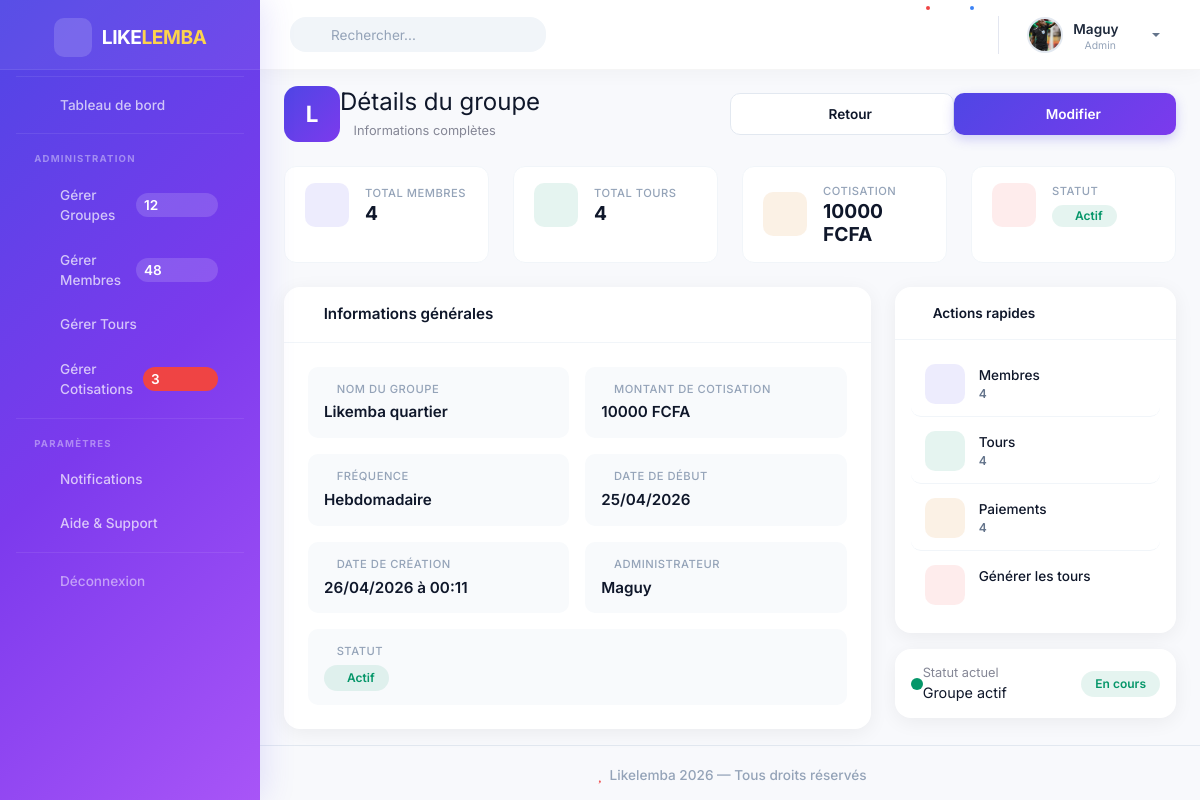
The page /groupes/7/ (signed in) on the database its author committed.
### authentification/models.py (models this page shows)
class Utilisateur(AbstractUser):
    telephone = models.CharField(max_length=20)
    ROLE_CHOICES = [
        ('ADMIN', 'Admin'),
        ('MEMBRE', 'Membre')
    ]
    role = models.CharField(max_length=10, choices=ROLE_CHOICES)
    photo = models.ImageField(upload_to='profiles/', null=True, blank=True)
    is_verified = models.BooleanField(default=False)

### likelemba_app/models.py (models this page shows, shortened)
class Groupe(models.Model):
    FREQUENCE_CHOICES = [
        ('QUOTIDIEN', 'Quotidien'),
        ('HEBDOMADAIRE', 'Hebdomadaire'),
        ('MENSUEL', 'Mensuel'),
        ('ANNUEL', 'Annuel')
    ]
    STATUT_CHOICES = [
        ('ACTIF', 'Actif'),
        ('TERMINE', 'Terminé')
    ]
    nom = models.CharField(max_length=100)
    montant_cotisation = models.DecimalField(
        max_digits=10,
        decimal_places=2
    )
    frequence = models.CharField(max_length=20, choices=FREQUENCE_CHOICES)
    date_debut = models.DateField()
    statut = models.CharField(max_length=20, choices = STATUT_CHOICES, default='ACTIF')
    date_creation = models.DateTimeField(auto_now_add=True, null=True)
    admin = models.ForeignKey(
        Utilisateur,
        on_delete=models.CASCADE
    )

### likelemba_app/views.py (the view)
# urls.py: path('groupes/<int:id>/', detail_groupe, name='detail_groupe'),
@login_required(login_url="login")
def detail_groupe(request, id):
    groupe = get_object_or_404(Groupe, id=id, admin=request.user)
    total_membres = MembreGroupe.objects.filter(groupe=groupe).count()
    total_tours = Tour.objects.filter(groupe=groupe).count()
    total_paiements = Paiement.objects.filter(membre__groupe=groupe).count()
    return render(request, 'groupes/detail_groupe.html', {
        'groupe': groupe,
        'total_membres': total_membres,
        'total_tours': total_tours,
        'total_paiements': total_paiements,
    })

### likelemba/templates/groupes/detail_groupe.html (shortened to what this page needs)
{% extends 'base.html' %}
{% load static %}
{% block content %}
<div class="page-header mb-3 mb-md-4">
    <div class="d-flex flex-column flex-md-row justify-content-between align-items-start align-items-md-center gap-3">
        <div class="d-flex align-items-center gap-3 w-100 w-md-auto">
            <div class="group-avatar-large" style="background: linear-gradient(135deg, #4f46e5, #7c3aed); flex-shrink: 0;">
                {{ groupe.nom|make_list|first|upper }}
            </div>
            <div class="min-width-0">
                <h1 class="h4 h-md-3 mb-1 fw-bold" style="color: #0f172a; word-break: break-word;">
                    Détails du groupe
                </h1>
                <p class="text-muted small mb-0 text-truncate" style="max-width: 200px;">
                    <i class="fas fa-info-circle me-1" style="color: #4f46e5;"></i>
                    Informations complètes
                </p>
            </div>
        </div>
        <div class="d-flex gap-2 w-100 w-sm-auto">
            <a href="{% url 'liste_groupes' %}" class="btn btn-outline-modern flex-1">
                <i class="fas fa-arrow-left me-1"></i>
                <span class="d-none d-sm-inline">Retour</span>
            </a>
            <a href="{% url 'update_groupe' groupe.id %}" class="btn btn-primary-modern flex-1">
                <i class="fas fa-pen me-1"></i>
                <span class="d-none d-sm-inline">Modifier</span>
            </a>
        </div>
    </div>
</div>
<div class="row g-2 g-md-3 mb-3 mb-md-4">
    <div class="col-6 col-md-3">
        <div class="stat-mini">
            <div class="stat-mini-body">
                <div class="stat-mini-icon purple">
                    <i class="fas fa-users"></i>
                </div>
                <div class="stat-mini-content">
                    <span class="stat-mini-label">Total membres</span>
                    <h5 class="stat-mini-value">{{ total_membres|default:"0" }}</h5>
                </div>
            </div>
        </div>
    </div>
    <div class="col-6 col-md-3">
        <div class="stat-mini">
            <div class="stat-mini-body">
                <div class="stat-mini-icon green">
                    <i class="fas fa-sync-alt"></i>
                </div>
                <div class="stat-mini-content">
                    <span class="stat-mini-label">Total tours</span>
                    <h5 class="stat-mini-value">{{ total_tours|default:"0" }}</h5>
                </div>
            </div>
        </div>
    </div>
    <div class="col-6 col-md-3">
        <div class="stat-mini">
            <div class="stat-mini-body">
                <div class="stat-mini-icon orange">
                    <i class="fas fa-coins"></i>
                </div>
                <div class="stat-mini-content">
                    <span class="stat-mini-label">Cotisation</span>
                    <h5 class="stat-mini-value">{{ groupe.montant_cotisation|floatformat:0 }} FCFA</h5>
                </div>
            </div>
        </div>
    </div>
    <div class="col-6 col-md-3">
        <div class="stat-mini">
            <div class="stat-mini-body">
                <div class="stat-mini-icon red">
                    <i class="fas fa-clock"></i>
                </div>
                <div class="stat-mini-content">
                    <span class="stat-mini-label">Statut</span>
                    <h5 class="stat-mini-value">
                        {% if groupe.statut == 'ACTIF' %}
                            <span class="badge-status success">
                                <i class="fas fa-circle me-1" style="font-size: 0.4rem;"></i>
                                Actif
                            </span>
                        {% else %}
                            <span class="badge-status danger">
                                <i class="fas fa-circle me-1" style="font-size: 0.4rem;"></i>
                                Terminé
                            </span>
                        {% endif %}
                    </h5>
                </div>
            </div>
        </div>
    </div>
</div>
<div class="row g-3 g-md-4">
    <div class="col-12 col-lg-8">
        <div class="card-modern">
            <div class="card-modern-header">
                <span class="card-modern-title">
                    <i class="fas fa-info-circle me-2" style="color: #4f46e5;"></i>
                    Informations générales
                </span>
            </div>
            <div class="card-modern-body">
                <div class="detail-grid">
                    <div class="detail-item">
                        <span class="detail-label">
                            <i class="fas fa-tag me-1" style="color: #4f46e5;"></i>
                            Nom du groupe
                        </span>
                        <span class="detail-value">{{ groupe.nom }}</span>
                    </div>
                    <div class="detail-item">
                        <span class="detail-label">
                            <i class="fas fa-coins me-1" style="color: #d97706;"></i>
                            Montant de cotisation
                        </span>
                        <span class="detail-value">{{ groupe.montant_cotisation|floatformat:0 }} FCFA</span>
                    </div>
                    <div class="detail-item">
                        <span class="detail-label">
                            <i class="fas fa-clock me-1" style="color: #059669;"></i>
                            Fréquence
                        </span>
                        <span class="detail-value">{{ groupe.get_frequence_display }}</span>
                    </div>
                    <div class="detail-item">
                        <span class="detail-label">
                            <i class="fas fa-calendar-alt me-1" style="color: #7c3aed;"></i>
                            Date de début
                        </span>
                        <span class="detail-value">{{ groupe.date_debut|date:"d/m/Y" }}</span>
                    </div>
                    <div class="detail-item">
                        <span class="detail-label">
                            <i class="fas fa-calendar-plus me-1" style="color: #2563eb;"></i>
                            Date de création
                        </span>
                        <span class="detail-value">{{ groupe.date_creation|date:"d/m/Y à H:i" }}</span>
                    </div>
                    <div class="detail-item">
                        <span class="detail-label">
                            <i class="fas fa-user-cog me-1" style="color: #8b5cf6;"></i>
                            Administrateur
                        </span>
                        <span class="detail-value">{{ groupe.admin.username }}</span>
                    </div>
                    <div class="detail-item" style="grid-column: 1 / -1;">
                        <span class="detail-label">
                            <i class="fas fa-info-circle me-1" style="color: #94a3b8;"></i>
                            Statut
                        </span>
                        <span class="detail-value">
                            {% if groupe.statut == 'ACTIF' %}
                                <span class="badge-status success">
                                    <i class="fas fa-circle me-1" style="font-size: 0.4rem;"></i>
                                    Actif
                                </span>
                            {% else %}
                                <span class="badge-status danger">
                                    <i class="fas fa-circle me-1" style="font-size: 0.4rem;"></i>
                                    Terminé
                                </span>
                            {% endif %}
                        </span>
                    </div>
                </div>
            </div>
        </div>
    </div>
    <div class="col-12 col-lg-4">
        <div class="card-modern">
            <div class="card-modern-header">
                <span class="card-modern-title" style="font-size: 0.85rem;">
                    <i class="fas fa-bolt me-2" style="color: #f59e0b;"></i>
                    Actions rapides
                </span>
            </div>
            <div class="card-modern-body" style="padding: 12px 16px 16px;">
                <div class="action-grid">
                    <a href="{% url 'membres_groupe' groupe.id %}" class="action-card">
                        <div class="action-icon" style="background: rgba(79, 70, 229, 0.1); color: #4f46e5;">
                            <i class="fas fa-users"></i>
                        </div>
                        <div class="action-content">
                            <span class="action-label">Membres</span>
                            <span class="action-count">{{ total_membres|default:"0" }}</span>
                        </div>
                        <i class="fas fa-chevron-right action-arrow"></i>
                    </a>
                    <a href="{% url 'liste_tours' groupe.id %}" class="action-card">
                        <div class="action-icon" style="background: rgba(5, 150, 105, 0.1); color: #059669;">
                            <i class="fas fa-sync-alt"></i>
                        </div>
                        <div class="action-content">
                            <span class="action-label">Tours</span>
                            <span class="action-count">{{ total_tours|default:"0" }}</span>
                        </div>
                        <i class="fas fa-chevron-right action-arrow"></i>
                    </a>
                    <a href="{% url 'paiements_groupe' groupe.id %}" class="action-card">
                        <div class="action-icon" style="background: rgba(217, 119, 6, 0.1); color: #d97706;">
                            <i class="fas fa-coins"></i>
                        </div>
                        <div class="action-content">
                            <span class="action-label">Paiements</span>
                            <span class="action-count">{{ total_paiements|default:"0" }}</span>
                        </div>
                        <i class="fas fa-chevron-right action-arrow"></i>
                    </a>
                    <a href="{% url 'lancer_tours' groupe.id %}" class="action-card" style="border-bottom: none;">
                        <div class="action-icon" style="background: rgba(239, 68, 68, 0.1); color: #ef4444;">
                            <i class="fas fa-play"></i>
                        </div>
                        <div class="action-content">
                            <span class="action-label">Générer les tours</span>
                            <span class="action-count">
                                <i class="fas fa-play" style="font-size: 0.6rem; color: #ef4444;"></i>
                            </span>
                        </div>
                        <i class="fas fa-chevron-right action-arrow"></i>
                    </a>
                </div>
            </div>
        </div>
        <div class="card-modern mt-3">
            <div class="card-modern-body" style="padding: 14px 16px;">
                <div class="d-flex align-items-center gap-3 flex-wrap">
                    <div style="width: 12px; height: 12px; border-radius: 50%; {% if groupe.statut == 'ACTIF' %}background: #059669;{% else %}background: #ef4444;{% endif %} flex-shrink: 0;"></div>
                    <div class="flex-grow-1 min-width-0">
                        <span class="text-muted small d-block">Statut actuel</span>
                        <p class="fw-bold mb-0" style="color: #0f172a; font-size: 0.9rem;">
                            {% if groupe.statut == 'ACTIF' %}
                                Groupe actif
                            {% else %}
                                Groupe terminé
                            {% endif %}
                        </p>
                    </div>
                    <div>
                        {% if groupe.statut == 'ACTIF' %}
                            <span class="badge-status success">En cours</span>
                        {% else %}
                            <span class="badge-status danger">Fermé</span>
                        {% endif %}
                    </div>
                </div>
            </div>
        </div>
    </div>
</div>
{% endblock %}

### likelemba/templates/components/navbar.html (shortened to what this page needs)
{% load static %}
<nav class="navbar navbar-expand navbar-light bg-white topbar mb-0 static-top shadow-sm">
    <form class="d-none d-sm-inline-block form-inline mr-auto my-2 my-md-0">
        <div class="search-wrapper">
            <i class="fas fa-search search-icon"></i>
            <input type="text" class="form-control" placeholder="Rechercher...">
        </div>
    </form>
    <ul class="navbar-nav ml-auto align-items-center" style="flex-direction: row; gap: 2px;">
        <li class="nav-item">
            <a class="nav-link" href="#" role="button" style="position: relative;">
                <i class="fas fa-bell fa-fw" style="font-size: 1.1rem;"></i>
                <span class="badge-dot"></span>
            </a>
        </li>
        <li class="nav-item">
            <a class="nav-link" href="#" role="button" style="position: relative;">
                <i class="fas fa-envelope fa-fw" style="font-size: 1.1rem;"></i>
                <span class="badge-dot blue"></span>
            </a>
        </li>
        <li class="nav-item">
            <a class="nav-link dropdown-toggle user-profile" href="#" id="userDropdown" role="button" data-toggle="dropdown" aria-haspopup="true" aria-expanded="false">
                {% if request.user.photo %}
                    <img src="{{ request.user.photo.url }}" alt="Photo de profil">
                {% else %}
                    <img src="{% static 'img/undraw_profile_2.svg' %}" alt="Photo de profil">
                {% endif %}
                <div class="user-info d-none d-lg-block">
                    <span class="user-name">{{ request.user.username }}</span>
                    <span class="user-role">
                        <i class="fas fa-circle" style="color: #22c55e;"></i>
                        {{ request.user.get_role_display }}
                    </span>
                </div>
                <i class="fas fa-chevron-down chevron"></i>
            </a>
        </li>
    </ul>
</nav>

### rows shown on the page
Utilisateur: user.photo (picture), user.username "Maguy", user.role "Admin"
Groupe: nom|make_list "L", montant_cotisation "10000", nom "Likemba quartier", frequence "Hebdomadaire", date_debut "25/04/2026", date_creation "26/04/2026 à 00:11", admin.username "Maguy"

### other values the page prints
{{ total_membres|default:"0" }} "4"
{{ total_tours|default:"0" }} "4"
{{ total_paiements|default:"0" }} "4"
